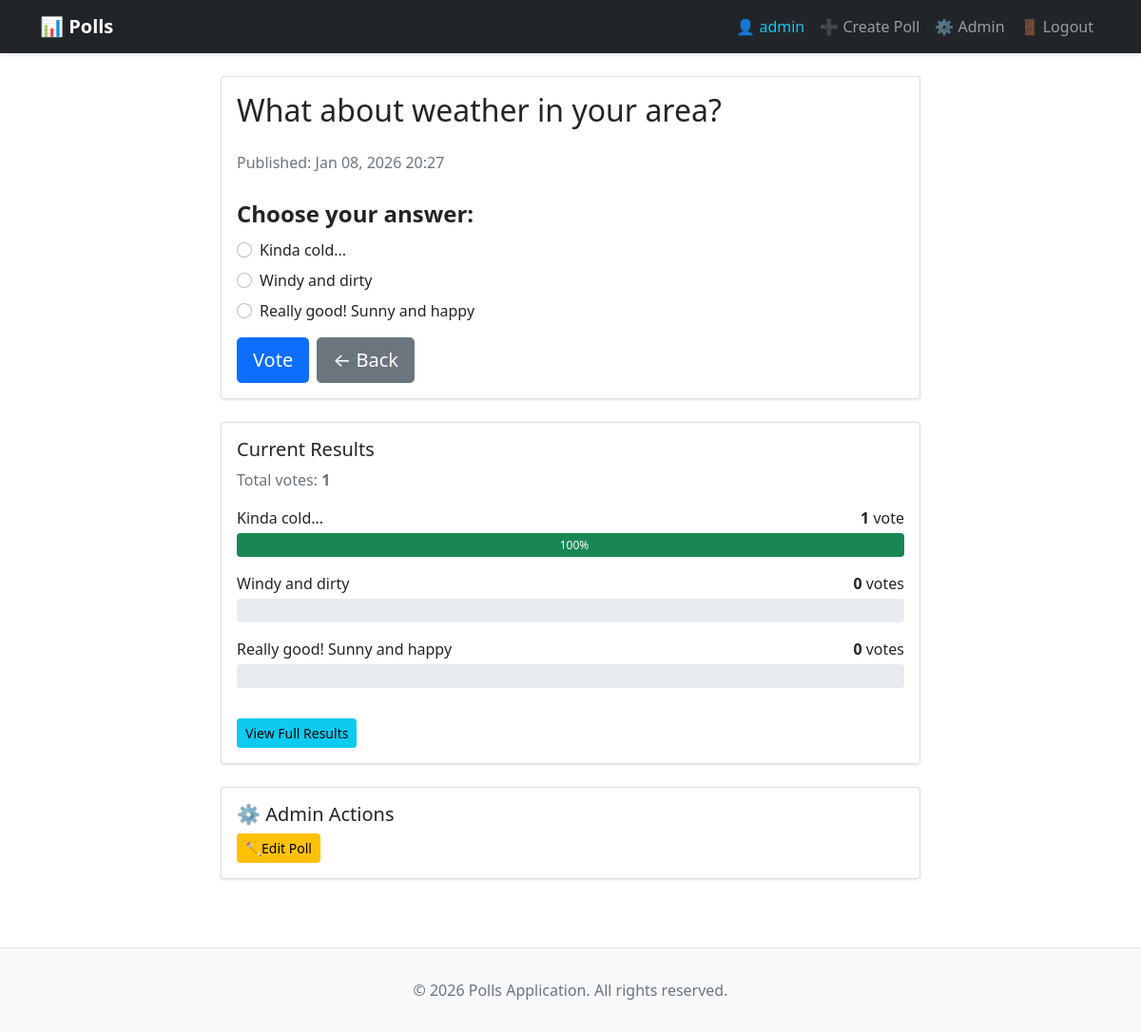
The page /polls/3/ (signed in) on the database its author committed.
### polls/models.py (models this page shows, shortened)
class Question(models.Model):
    question_text = models.CharField(max_length=200)
    pub_date = models.DateTimeField("date published")
    def get_total_votes(self):
        return sum(choice.votes for choice in self.choice_set.all())

class Choice(models.Model):
    question = models.ForeignKey(Question, on_delete=models.CASCADE)
    choice_text = models.CharField(max_length=200)
    votes = models.IntegerField(default=0)

### polls/views.py (the view)
# urls.py: path("<int:pk>/", views.DetailView.as_view(), name="detail"),
class DetailView(PollsBaseView, generic.DetailView):
    model = Question
    template_name = "polls/detail.html"
    def get_queryset(self):
        return Question.objects.filter(pub_date__lte=timezone.now())

### polls/views.py (called while the page is built)
    def get_slogan(self):
        return random.choice(self.slogans)

    def get_context_data(self, **kwargs):
        context = super().get_context_data(**kwargs)
        context['slogan'] = self.get_slogan()
        return context

### polls/templates/polls/detail.html (shortened to what this page needs)
{% extends "base.html" %}
{% block content %}
<div class="row justify-content-center">
    <div class="col-lg-8">
        <div class="card">
            <div class="card-body">
                <h2 class="card-title mb-4">{{ question.question_text }}</h2>
                <p class="text-muted mb-4">
                    Published: {{ question.pub_date|date:"M d, Y H:i" }}
                </p>
                <form action="{% url 'polls:vote' question.id %}" method="post" novalidate>
                    <fieldset>
                        <legend class="form-label">
                            <strong>Choose your answer:</strong>
                        </legend>
                        <div class="mb-3">
                            {% for choice in question.choice_set.all %}
                                <div class="form-check mb-2">
                                    <input
                                        class="form-check-input"
                                        type="radio"
                                        name="choice"
                                        id="choice{{ forloop.counter }}"
                                        value="{{ choice.id }}"
                                        required
                                    >
                                    <label class="form-check-label" for="choice{{ forloop.counter }}">
                                        {{ choice.choice_text }}
                                    </label>
                                </div>
                            {% endfor %}
                        </div>
                    </fieldset>
                    <div class="d-flex gap-2">
                        <button type="submit" class="btn btn-primary btn-lg">
                            Vote
                        </button>
                        <a href="{% url 'polls:index' %}" class="btn btn-secondary btn-lg">
                            ← Back
                        </a>
                    </div>
                </form>
            </div>
        </div>
        <div class="card mt-4">
            <div class="card-body">
                <h5 class="card-title">Current Results</h5>
                <p class="text-muted">Total votes: <strong>{{ question.get_total_votes }}</strong></p>
                {% for choice in question.choice_set.all %}
                    <div class="mb-3">
                        <div class="d-flex justify-content-between mb-1">
                            <span>{{ choice.choice_text }}</span>
                            <span><strong>{{ choice.votes }}</strong> vote{{ choice.votes|pluralize }}</span>
                        </div>
                        <div class="progress" style="height: 25px;">
                            {% if question.get_total_votes > 0 %}
                                {% widthratio choice.votes question.get_total_votes 100 as percentage %}
                                <div
                                    class="progress-bar bg-success"
                                    role="progressbar"
                                    style="width: {{ percentage }}%"
                                    aria-valuenow="{{ choice.votes }}"
                                    aria-valuemax="{{ question.get_total_votes }}"
                                >
                                    <span class="ps-2">{{ percentage }}%</span>
                                </div>
                            {% endif %}
                        </div>
                    </div>
                {% endfor %}
                <a href="{% url 'polls:results' question.id %}" class="btn btn-info btn-sm mt-3">
                    View Full Results
                </a>
            </div>
        </div>
        {% if user.is_staff %}
            <div class="card mt-4">
                <div class="card-body">
                    <h5 class="card-title">⚙️ Admin Actions</h5>
                    <a href="{% url 'polls:poll_edit' question.id %}" class="btn btn-warning btn-sm">
                        ✏Edit Poll
                    </a>
                </div>
            </div>
        {% endif %}
    </div>
</div>
{% endblock %}

### templates/base.html (shortened to what this page needs)
<!DOCTYPE html>
<html lang="en">
<head>
    <link href="https://cdn.jsdelivr.net/npm/bootstrap@5.1.3/dist/css/bootstrap.min.css" rel="stylesheet">
</head>
<body>
    <nav class="navbar navbar-expand-lg navbar-dark bg-dark">
        <div class="container">
            <a class="navbar-brand" href="{% url 'polls:index' %}">
                <strong>📊 Polls</strong>
            </a>
            <div class="collapse navbar-collapse" id="navbarNav">
                <ul class="navbar-nav ms-auto">
                    {% if user.is_authenticated %}
                        <li class="nav-item">
                            <span class="nav-link text-info">👤 {{ user.username }}</span>
                        </li>
                        {% if user.is_staff %}
                            <li class="nav-item">
                                <a class="nav-link" href="{% url 'polls:poll_new' %}">➕ Create Poll</a>
                            </li>
                            <li class="nav-item">
                                <a class="nav-link" href="/admin/">⚙️ Admin</a>
                            </li>
                        {% endif %}
                        <li class="nav-item">
                            <a class="nav-link" href="{% url 'account_logout' %}">🚪 Logout</a>
                        </li>
                    {% endif %}
                </ul>
            </div>
        </div>
    </nav>
    <main class="container mt-4 mb-4">
        {% block content %}{% endblock %}
    </main>
    <footer class="footer">
        <div class="container text-center">
            <p class="text-muted mb-0">&copy; {% now "Y" %} Polls Application. All rights reserved.</p>
        </div>
    </footer>
</body>
</html>

### templates/base.html (style rules this page uses)
body { display: flex; flex-direction: column; min-height: 100vh; }
.navbar { box-shadow: 0 2px 4px rgba(0,0,0,0.1); }
main { flex: 1; }
.footer { background-color: #f8f9fa; border-top: 1px solid #dee2e6; margin-top: 3rem; padding: 2rem 0; }
.card { box-shadow: 0 1px 3px rgba(0,0,0,0.1); animation: slideIn 0.3s ease-out; }
main { animation: fadeIn 0.5s ease-in; }
.btn { transition: all 0.2s ease; }
.navbar { animation: slideIn 0.5s ease-out; }
a { transition: color 0.2s ease; }

### rows shown on the page
Question: question_text "What about weather in your area?", pub_date "Jan 08, 2026 20:27", get_total_votes "1"
Choice: choice_text "Kinda cold...", votes "1", percentage "100"
Choice: choice_text "Windy and dirty", votes "0"
Choice: choice_text "Really good! Sunny and happy", votes "0"

### other values the page prints
{{ user.username }} "admin"
